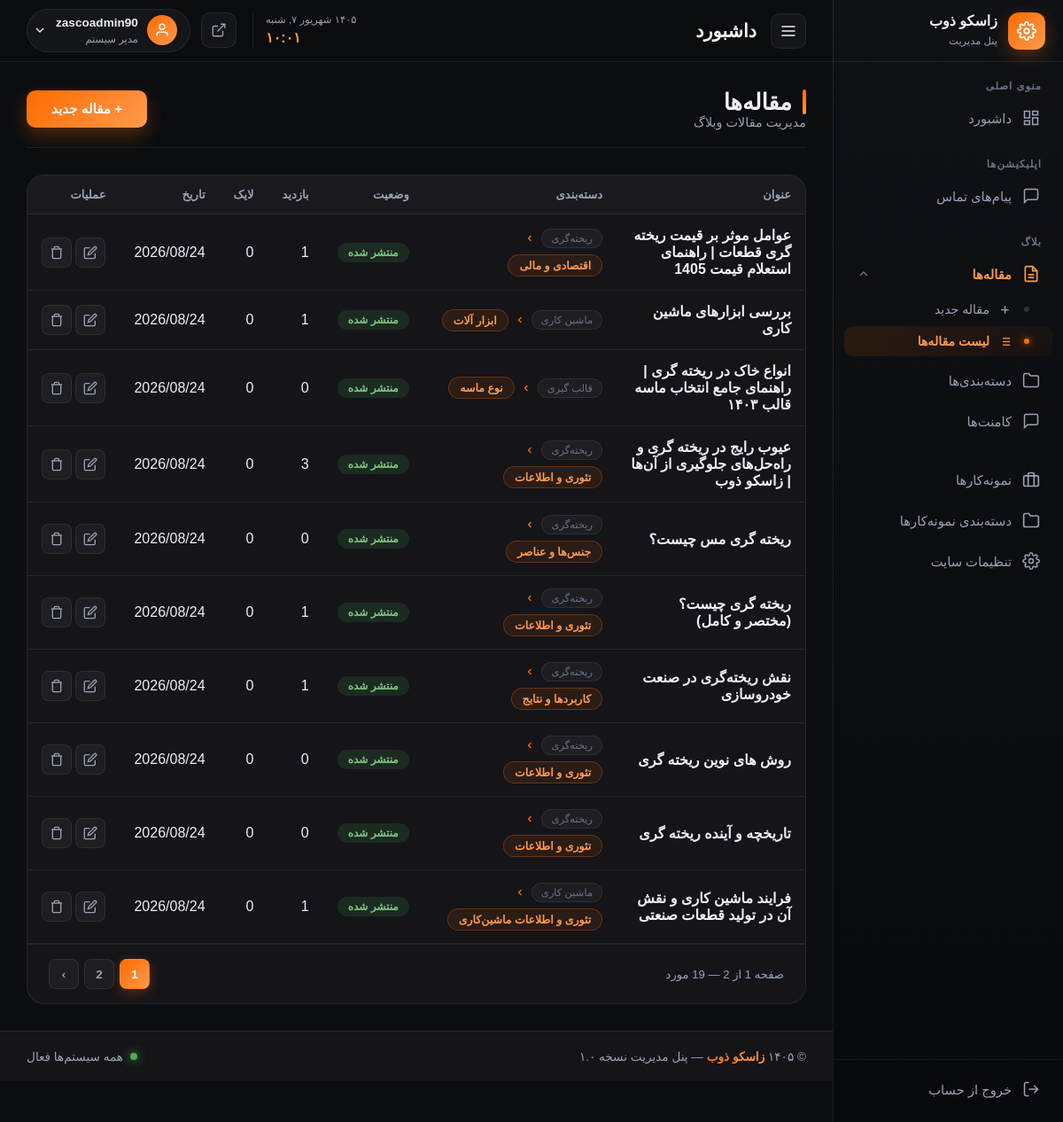
/zasco-admin-x9k2p/blog/posts/ (signed in), run on the app's committed database.
### blog/models.py (models this page shows, shortened)
class Post(SoftDeleteModel):
    title = models.CharField('عنوان مقاله', max_length=200)
    slug = models.SlugField('اسلاگ', max_length=220, unique=True, allow_unicode=True, blank=True)
    excerpt = models.TextField('چکیده', blank=True)
    content = models.TextField('متن مقاله')
    featured_image = models.ImageField('تصویر شاخص', upload_to='blog/%Y/%m/')
    category = models.ForeignKey(Category, verbose_name='دسته‌بندی', on_delete=models.SET_NULL,
        null=True, blank=True, related_name='posts')
    read_time = models.PositiveIntegerField('زمان تقریبی خواندن (دقیقه)', default=1)
    views = models.PositiveIntegerField('بازدیدها', default=0)
    likes = models.PositiveIntegerField('لایک‌ها', default=0)
    published = models.BooleanField('منتشر شده', default=False)
    publish_date = models.DateTimeField('تاریخ انتشار', null=True, blank=True)
    updated = models.DateTimeField('تاریخ به‌روزرسانی', auto_now=True)
    created = models.DateTimeField('تاریخ ایجاد', auto_now_add=True)
    class Meta:
        verbose_name = 'مقاله'
        verbose_name_plural = 'مقالات'
        ordering = ['-publish_date', '-created']

class Category(models.Model):
    title = models.CharField('عنوان دسته‌بندی', max_length=100)
    slug = models.SlugField('اسلاگ', max_length=120, unique=True, allow_unicode=True, blank=True)
    parent = models.ForeignKey('self', verbose_name='دسته مادر', null=True, blank=True,
        on_delete=models.SET_NULL, related_name='children')
    class Meta:
        verbose_name = 'دسته‌بندی'
        verbose_name_plural = 'دسته‌بندی‌ها'

### panel/views.py (the view)
# urls.py: path('blog/posts/', views.blog_post_list, name='blog_post_list'),
@login_required
def blog_post_list(request):
    if not request.user.is_staff:
        return redirect('panel:login')
    posts = Post.objects.all().select_related('category').order_by('-publish_date')
    paginator = Paginator(posts, 10)
    posts = paginator.get_page(request.GET.get('page'))
    return render(request, 'main_pages/blog/post_list.html', {'posts': posts})

### main/context_processors.py (called while the page is built)
def site_settings(request):
    return {'site': SiteSetting.load()}

### main/models.py (called while the page is built)
    def get_queryset(self):
        return super().get_queryset().filter(is_deleted=False)

    @classmethod
    def load(cls):
        obj, _ = cls.objects.get_or_create(pk=1)
        return obj

### panel/context_processors.py (called while the page is built)
def panel_badges(request):
    if not (request.user.is_authenticated and request.user.is_staff):
        return {}
    return {
        'pending_comments': Comment.objects.filter(approved=False, is_deleted=False).count(),
    }

### panel/templates/main_pages/blog/post_list.html (shortened to what this page needs)
{% extends 'layouts/panel_base.html' %}
{% load static %}
{% block content %}
<div class="page-header">
    <div>
        <h1 class="page-title">مقاله‌ها</h1>
        <p class="page-subtitle">مدیریت مقالات وبلاگ</p>
    </div>
    <a href="{% url 'panel:blog_post_add' %}" class="btn-primary">+ مقاله جدید</a>
</div>
<div class="card">
    <div class="table-responsive">
        <table class="data-table">
            <thead>
                <tr>
                    <th>عنوان</th>
                    <th>دسته‌بندی</th>
                    <th>وضعیت</th>
                    <th>بازدید</th>
                    <th>لایک</th>
                    <th>تاریخ</th>
                    <th>عملیات</th>
                </tr>
            </thead>
            <tbody>
                {% for post in posts %}
                <tr>
                    <td><strong>{{ post.title }}</strong></td>
                    <td>
                        {% if post.category %}
                        {% if post.category.parent %}
                        <div class="cat-cell">
                            <span class="cat-parent">{{ post.category.parent.title }}</span>
                            <svg class="cat-arrow" viewBox="0 0 24 24" fill="none" stroke="currentColor"
                                stroke-width="2.5">
                                <polyline points="15 18 9 12 15 6" />
                            </svg>
                            <span class="cat-child">{{ post.category.title }}</span>
                        </div>
                        {% else %}
                        <div class="cat-cell">
                            <span class="cat-child solo">{{ post.category.title }}</span>
                        </div>
                        {% endif %}
                        {% else %}
                        <span class="badge badge-warning">بدون دسته</span>
                        {% endif %}
                    </td>
                    <td>
                        {% if post.published %}
                        <span class="badge badge-success">منتشر شده</span>
                        {% else %}
                        <span class="badge badge-warning">پیش‌نویس</span>
                        {% endif %}
                    </td>
                    <td>{{ post.views }}</td>
                    <td>{{ post.likes }}</td>
                    <td>{{ post.created|date:"Y/m/d" }}</td>
                    <td>
                        <a href="{% url 'panel:blog_post_edit' post.id %}" class="btn-icon" title="ویرایش">
                            <svg viewBox="0 0 24 24" fill="none" stroke="currentColor" stroke-width="2">
                                <path d="M11 4H4a2 2 0 0 0-2 2v14a2 2 0 0 0 2 2h14a2 2 0 0 0 2-2v-7" />
                                <path d="M18.5 2.5a2.121 2.121 0 0 1 3 3L12 15l-4 1 1-4 9.5-9.5z" />
                            </svg>
                        </a>
                        <button class="btn-icon danger delete-post-btn" data-id="{{ post.id }}" title="حذف">
                            <svg viewBox="0 0 24 24" fill="none" stroke="currentColor" stroke-width="2">
                                <polyline points="3 6 5 6 21 6" />
                                <path
                                    d="M19 6v14a2 2 0 0 1-2 2H7a2 2 0 0 1-2-2V6m3 0V4a2 2 0 0 1 2-2h4a2 2 0 0 1 2 2v2" />
                            </svg>
                        </button>
                    </td>
                </tr>
                {% empty %}
                <tr>
                    <td colspan="7" class="text-center">هنوز مقاله‌ای ایجاد نشده</td>
                </tr>
                {% endfor %}
            </tbody>
        </table>
    </div>
    {% include 'partials/panel_pagination.html' with page_obj=posts %}
</div>
{% endblock %}

### panel/templates/partials/header.html (shortened to what this page needs)
<header class="panel-header">
    <div class="header-right">
        <button class="menu-toggle" id="menuToggle" aria-label="منو">
            <svg viewBox="0 0 24 24" fill="none" stroke="currentColor" stroke-width="2">
                <path d="M3 12h18M3 6h18M3 18h18" />
            </svg>
        </button>
        <div class="page-title-wrap">
            <h1 class="page-title" id="pageTitle">داشبورد</h1>
        </div>
    </div>
    <div class="header-left">
        <div class="header-datetime">
            <div class="datetime-date" id="jalaliDate"></div>
            <div class="datetime-time" id="liveTime">--:--</div>
        </div>
        <a href="/" target="_blank" class="header-icon-btn" title="مشاهده سایت">
            <svg viewBox="0 0 24 24" fill="none" stroke="currentColor" stroke-width="1.8">
                <path d="M18 13v6a2 2 0 0 1-2 2H5a2 2 0 0 1-2-2V8a2 2 0 0 1 2-2h6M15 3h6v6M10 14L21 3" />
            </svg>
        </a>
        <div class="user-menu" id="userMenu">
            <button class="user-btn">
                <div class="user-avatar"><svg viewBox="0 0 24 24" fill="none" stroke="currentColor" stroke-width="1.8">
                        <path d="M20 21v-2a4 4 0 0 0-4-4H8a4 4 0 0 0-4 4v2" />
                        <circle cx="12" cy="7" r="4" />
                    </svg></div>
                <div class="user-info"><strong>{{ request.user.username }}</strong><small>مدیر سیستم</small></div>
                <svg class="user-chevron" viewBox="0 0 24 24" fill="none" stroke="currentColor" stroke-width="2">
                    <path d="M6 9l6 6 6-6" />
                </svg>
            </button>
        </div>
    </div>
</header>

### data on the page
Post: title "عوامل موثر بر قیمت ریخته گری قطعات | راهنمای استعلام قیمت 1405", category.parent "ریخته‌گری", category "اقتصادی و مالی", published "منتشر شده", views "1", likes "0", created "2026/08/24"
Post: title "بررسی ابزارهای ماشین کاری", category.parent "ماشین کاری", category "ابزار آلات", published "منتشر شده", views "1", likes "0", created "2026/08/24"
Post: title "انواع خاک در ریخته گری | راهنمای جامع انتخاب ماسه قالب ۱۴۰۳", category.parent "قالب گیری", category "نوع ماسه", published "منتشر شده", views "0", likes "0", created "2026/08/24"
Post: title "عیوب رایج در ریخته گری و راه‌حل‌های جلوگیری از آن‌ها | زاسکو ذوب", category.parent "ریخته‌گری", category "تئوری و اطلاعات", published "منتشر شده", views "3", likes "0", created "2026/08/24"
Post: title "ریخته گری مس چیست؟", category.parent "ریخته‌گری", category "جنس‌ها و عناصر", published "منتشر شده", views "0", likes "0", created "2026/08/24"
Post: title "ریخته گری چیست؟ (مختصر و کامل)", category.parent "ریخته‌گری", category "تئوری و اطلاعات", published "منتشر شده", views "1", likes "0", created "2026/08/24"
Post: title "نقش ریخته‌گری در صنعت خودروسازی", category.parent "ریخته‌گری", category "کاربرد‌ها و نتایج", published "منتشر شده", views "1", likes "0", created "2026/08/24"
Post: title "روش های نوین ریخته گری", category.parent "ریخته‌گری", category "تئوری و اطلاعات", published "منتشر شده", views "0", likes "0", created "2026/08/24"
Post: title "تاریخچه و آینده ریخته گری", category.parent "ریخته‌گری", category "تئوری و اطلاعات", published "منتشر شده", views "0", likes "0", created "2026/08/24"
Post: title "فرایند ماشین کاری و نقش آن در تولید قطعات صنعتی", category.parent "ماشین کاری", category "تئوری و اطلاعات ماشین‌کاری", published "منتشر شده", views "1", likes "0", created "2026/08/24"

### other printed values
{{ request.user.username }} "zascoadmin90"
{{ page_obj.paginator.num_pages }} "2"
{{ num }} "1" "2"
